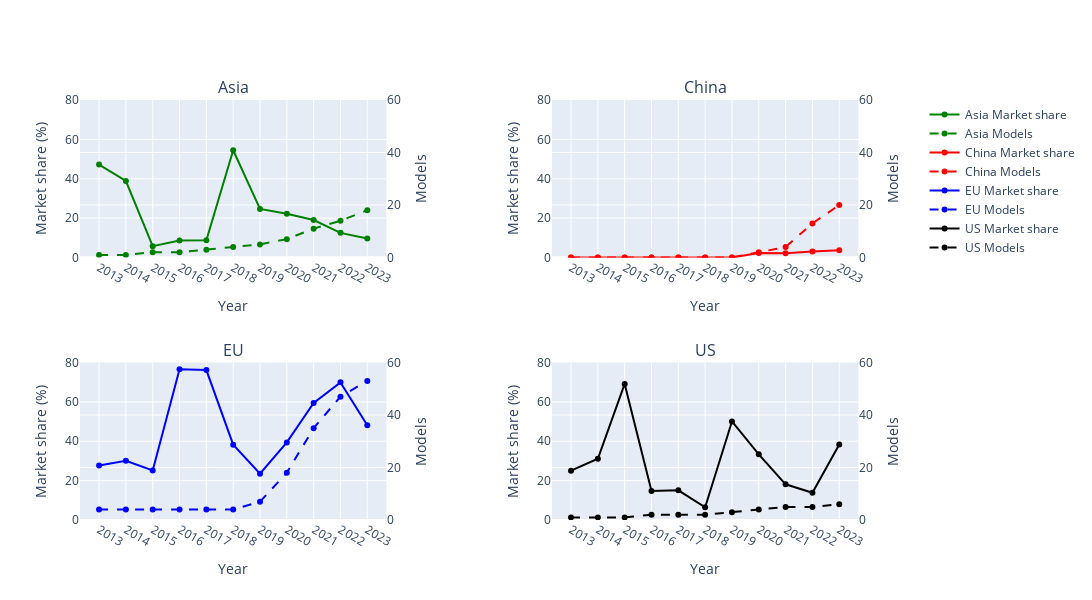

This figure's notebook cell:
### Markdown cell above
# Ikke i brug

### Code cell
regional_data = data.groupby(['Region', 'Year']).agg({
    'Market share': 'sum',
    'Model': 'count'
}).reset_index()

# China and GB is not in the data in some years
# Fill missing combinations with zeros
regions = data['Region'].unique()
years = data['Year'].unique()
combinations = [(region, year) for region in regions for year in years]
missing_combinations = set(combinations) - set(zip(regional_data['Region'], regional_data['Year']))
missing_rows = pd.DataFrame(list(missing_combinations), columns=['Region', 'Year'])
missing_rows['Market share'] = 0
missing_rows['Model'] = 0

regional_data2 = pd.concat([regional_data, missing_rows], ignore_index=True)

regional_data2['Market share'] *= 100

regional_data2 = regional_data2[['Region', 'Year', 'Market share', 'Model']]


grouped_data3 = regional_data2.groupby(['Region', 'Year']).agg({
    'Market share': 'sum',
    'Model': 'sum'
}).reset_index()


fig = make_subplots(rows=2, cols=2,
                    specs=[[{"secondary_y": True}, {"secondary_y": True}],
                           [{"secondary_y": True}, {"secondary_y": True}]],
                           subplot_titles=("Asia", "China", "EU", 'US'))


# Asia
fig.add_trace(
    go.Scatter(x=grouped_data3['Year'].unique(), y=grouped_data3[grouped_data3['Region']=='Asia']['Market share'], name="Asia Market share",
                line=dict(color='green')),row=1, col=1, secondary_y=False)

fig.add_trace(
    go.Scatter(x=grouped_data3['Year'].unique(), y=grouped_data3[grouped_data3['Region']=='Asia']['Model'], name="Asia Models",
    line=dict(dash='dash', color='green')), row=1, col=1, secondary_y=True,
)


# China
fig.add_trace(
    go.Scatter(x=grouped_data3['Year'].unique(), y=grouped_data3[grouped_data3['Region']=='China']['Market share'], name="China Market share",
                line=dict(color='red')),row=1, col=2, secondary_y=False)

fig.add_trace(
    go.Scatter(x=grouped_data3['Year'].unique(), y=grouped_data3[grouped_data3['Region']=='China']['Model'], name="China Models",
    line=dict(dash='dash', color='red')), row=1, col=2, secondary_y=True,
)


# EU
fig.add_trace(
    go.Scatter(x=grouped_data3['Year'].unique(), y=grouped_data3[grouped_data3['Region']=='EU']['Market share'], name="EU Market share",
                line=dict(color='blue')),row=2, col=1, secondary_y=False)

fig.add_trace(
    go.Scatter(x=grouped_data3['Year'].unique(), y=grouped_data3[grouped_data3['Region']=='EU']['Model'], name="EU Models",
    line=dict(dash='dash', color='blue')), row=2, col=1, secondary_y=True,
)


# US
fig.add_trace(
    go.Scatter(x=grouped_data3['Year'].unique(), y=grouped_data3[grouped_data3['Region']=='US']['Market share'], name="US Market share",
                line=dict(color='black')),row=2, col=2, secondary_y=False)

fig.add_trace(
    go.Scatter(x=grouped_data3['Year'].unique(), y=grouped_data3[grouped_data3['Region']=='US']['Model'], name="US Models",
    line=dict(dash='dash', color='black')), row=2, col=2, secondary_y=True,
)


fig.update_xaxes(title_text="Year", tickvals=grouped_data3['Year'].unique())

fig.update_yaxes(title_text="Market share (%)", range=(0, 80), secondary_y=False)

fig.update_yaxes(title_text="Models", range=(0, 60), secondary_y=True)

# Update yaxis properties
#fig.update_yaxes(title_text="yaxis 1 title", row=1, col=1)
#fig.update_yaxes(title_text="yaxis 2 title", range=[40, 80], row=1, col=2)
#fig.update_yaxes(title_text="yaxis 3 title", showgrid=False, row=2, col=1)
#fig.update_yaxes(title_text="yaxis 4 title", row=2, col=2)

fig.update_layout(
    height=600,  
    width=1100
)

fig.show()

### Figure 1 — Plotly figure (JSON) as saved in the notebook; plotly's stock layout.template omitted (floating-point values rounded to 4 significant figures)
{"data": [{"line": {"color": "green"}, "name": "Asia Market share", "type": "scatter", "x": [2013, 2014, 2015, 2016, 2017, 2018, 2019, 2020, 2021, 2022, 2023], "xaxis": "x", "y": [47.2, 38.86, 5.758, 8.655, 8.769, 54.46, 24.67, 22.17, 19.06, 12.51, 9.623], "yaxis": "y"}, {"line": {"color": "green", "dash": "dash"}, "name": "Asia Models", "type": "scatter", "x": [2013, 2014, 2015, 2016, 2017, 2018, 2019, 2020, 2021, 2022, 2023], "xaxis": "x", "y": [1, 1, 2, 2, 3, 4, 5, 7, 11, 14, 18], "yaxis": "y2"}, {"line": {"color": "red"}, "name": "China Market share", "type": "scatter", "x": [2013, 2014, 2015, 2016, 2017, 2018, 2019, 2020, 2021, 2022, 2023], "xaxis": "x2", "y": [0, 0, 0, 0, 0, 0, 0, 2.317, 2.176, 2.998, 3.62], "yaxis": "y3"}, {"line": {"color": "red", "dash": "dash"}, "name": "China Models", "type": "scatter", "x": [2013, 2014, 2015, 2016, 2017, 2018, 2019, 2020, 2021, 2022, 2023], "xaxis": "x2", "y": [0, 0, 0, 0, 0, 0, 0, 2, 4, 13, 20], "yaxis": "y4"}, {"line": {"color": "blue"}, "name": "EU Market share", "type": "scatter", "x": [2013, 2014, 2015, 2016, 2017, 2018, 2019, 2020, 2021, 2022, 2023], "xaxis": "x3", "y": [27.74, 30.03, 25.11, 76.55, 76.15, 38.24, 23.54, 39.41, 59.48, 69.92, 48.14], "yaxis": "y5"}, {"line": {"color": "blue", "dash": "dash"}, "name": "EU Models", "type": "scatter", "x": [2013, 2014, 2015, 2016, 2017, 2018, 2019, 2020, 2021, 2022, 2023], "xaxis": "x3", "y": [4, 4, 4, 4, 4, 4, 7, 18, 35, 47, 53], "yaxis": "y6"}, {"line": {"color": "black"}, "name": "US Market share", "type": "scatter", "x": [2013, 2014, 2015, 2016, 2017, 2018, 2019, 2020, 2021, 2022, 2023], "xaxis": "x4", "y": [25.06, 31.11, 69.13, 14.79, 15.08, 6.476, 50.04, 33.35, 18.13, 13.88, 38.37], "yaxis": "y7"}, {"line": {"color": "black", "dash": "dash"}, "name": "US Models", "type": "scatter", "x": [2013, 2014, 2015, 2016, 2017, 2018, 2019, 2020, 2021, 2022, 2023], "xaxis": "x4", "y": [1, 1, 1, 2, 2, 2, 3, 4, 5, 5, 6], "yaxis": "y8"}], "layout": {"annotations": [{"font": {"size": 16}, "showarrow": false, "text": "Asia", "x": 0.185, "xanchor": "center", "xref": "paper", "y": 1, "yanchor": "bottom", "yref": "paper"}, {"font": {"size": 16}, "showarrow": false, "text": "China", "x": 0.755, "xanchor": "center", "xref": "paper", "y": 1, "yanchor": "bottom", "yref": "paper"}, {"font": {"size": 16}, "showarrow": false, "text": "EU", "x": 0.185, "xanchor": "center", "xref": "paper", "y": 0.375, "yanchor": "bottom", "yref": "paper"}, {"font": {"size": 16}, "showarrow": false, "text": "US", "x": 0.755, "xanchor": "center", "xref": "paper", "y": 0.375, "yanchor": "bottom", "yref": "paper"}], "height": 600, "width": 1100, "xaxis": {"anchor": "y", "domain": [0, 0.37], "tickvals": [2013, 2014, 2015, 2016, 2017, 2018, 2019, 2020, 2021, 2022, 2023], "title": {"text": "Year"}}, "xaxis2": {"anchor": "y3", "domain": [0.57, 0.94], "tickvals": [2013, 2014, 2015, 2016, 2017, 2018, 2019, 2020, 2021, 2022, 2023], "title": {"text": "Year"}}, "xaxis3": {"anchor": "y5", "domain": [0, 0.37], "tickvals": [2013, 2014, 2015, 2016, 2017, 2018, 2019, 2020, 2021, 2022, 2023], "title": {"text": "Year"}}, "xaxis4": {"anchor": "y7", "domain": [0.57, 0.94], "tickvals": [2013, 2014, 2015, 2016, 2017, 2018, 2019, 2020, 2021, 2022, 2023], "title": {"text": "Year"}}, "yaxis": {"anchor": "x", "domain": [0.625, 1], "range": [0, 80], "title": {"text": "Market share (%)"}}, "yaxis2": {"anchor": "x", "overlaying": "y", "range": [0, 60], "side": "right", "title": {"text": "Models"}}, "yaxis3": {"anchor": "x2", "domain": [0.625, 1], "range": [0, 80], "title": {"text": "Market share (%)"}}, "yaxis4": {"anchor": "x2", "overlaying": "y3", "range": [0, 60], "side": "right", "title": {"text": "Models"}}, "yaxis5": {"anchor": "x3", "domain": [0, 0.375], "range": [0, 80], "title": {"text": "Market share (%)"}}, "yaxis6": {"anchor": "x3", "overlaying": "y5", "range": [0, 60], "side": "right", "title": {"text": "Models"}}, "yaxis7": {"anchor": "x4", "domain": [0, 0.375], "range": [0, 80], "title": {"text": "Market share (%)"}}, "yaxis8": {"anchor": "x4", "overlaying": "y7", "range": [0, 60], "side": "right", "title": {"text": "Models"}}}}
